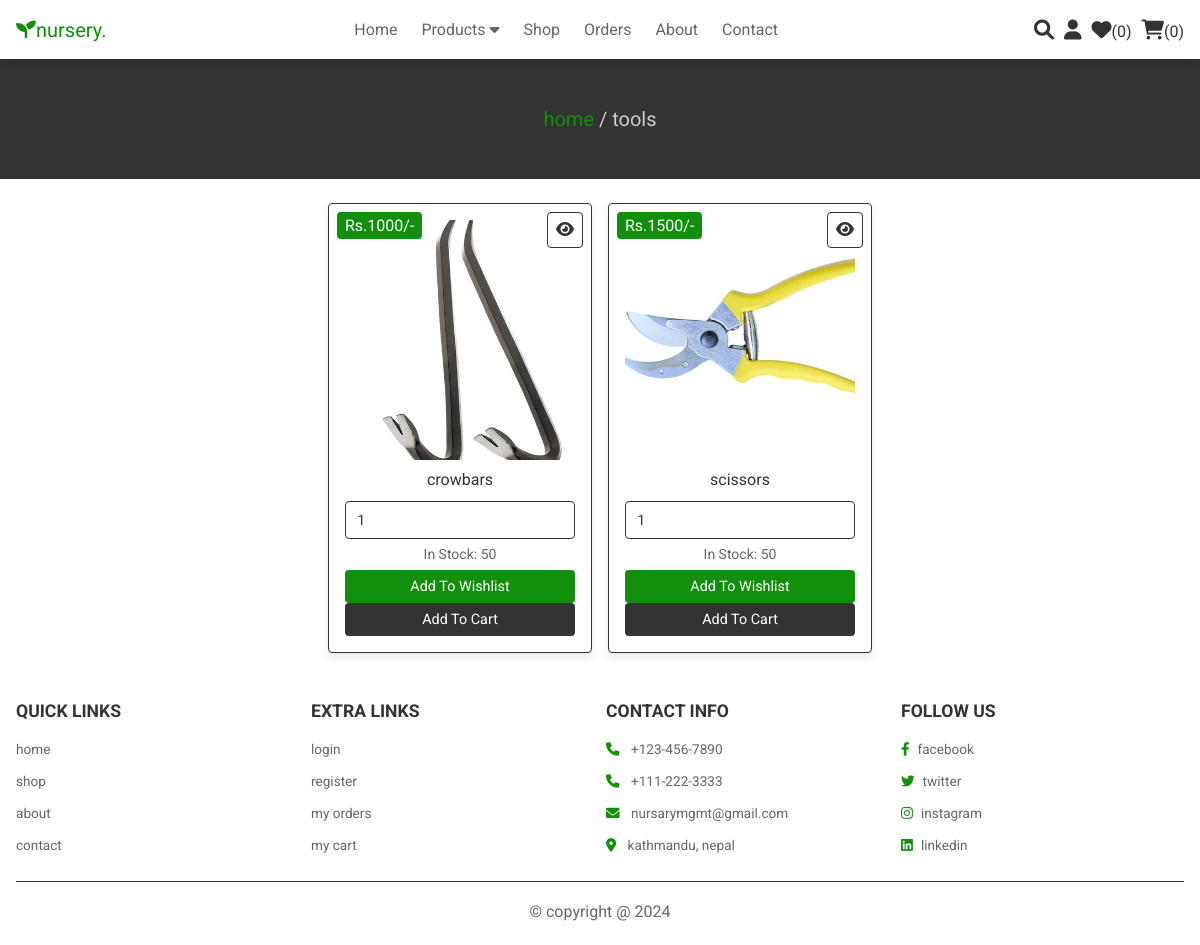
/tools.php, run on the app's committed database.
### tables this page shows
CREATE TABLE `products` (
  `id` int(100) NOT NULL,
  `name` varchar(100) NOT NULL,
  `category` varchar(100) NOT NULL,
  `details` varchar(500) NOT NULL,
  `price` int(100) NOT NULL,
  `stock_quantity` int(255) NOT NULL,
  `image` varchar(100) NOT NULL
);

### tools.php (the view, shortened to what this page needs)
<?php
@include 'config.php';
$select_products = mysqli_query($conn, "SELECT * FROM `products` WHERE category = 'tools'") or die('Query failed');
?>
<!DOCTYPE html>
<html lang="en">
<head>
   <link rel="stylesheet" href="https://cdnjs.cloudflare.com/ajax/libs/font-awesome/6.0.0/css/all.min.css">
   <link rel="stylesheet" href="css/style.css">
</head>
<body>
   <?php @include 'header.php'; ?>
   <section class="heading">
      <p> <a href="home.php">home</a> / tools </p>
   </section>
   <section class="products">
      <div class="box-container">
         <?php
         if (mysqli_num_rows($select_products) > 0) {
            while ($fetch_products = mysqli_fetch_assoc($select_products)) {
               $product_id = $fetch_products['id'];
               $product_name = $fetch_products['name'];
               $product_price = $fetch_products['price'];
               $product_image = $fetch_products['image'];
               $stock_quantity = $fetch_products['stock_quantity'];
               $out_of_stock = $stock_quantity <= 0;
         ?>
               <form action="" method="POST" class="box">
                  <a href="view_page.php?pid=<?php echo $product_id; ?>" class="fas fa-eye"></a>
                  <div class="price">Rs.<?php echo $product_price; ?>/-</div>
                  <img src="uploaded_img/<?php echo $product_image; ?>" alt="" class="image">
                  <div class="name"><?php echo $product_name; ?></div>
                  <?php if (!$out_of_stock) { ?>
                     <input type="number" name="product_quantity" value="1" min="1" max="<?php echo $stock_quantity; ?>" class="qty">
                  <?php } ?>
                   <p class="stock-quantity">In Stock: <?php echo $stock_quantity; ?></p>
                  <?php if ($out_of_stock) { ?>
                     <p class="out-of-stock">Out of Stock</p>
                  <?php } else { ?>
                     <input type="submit" value="add to wishlist" name="add_to_wishlist" class="option-btn">
                     <input type="submit" value="add to cart" name="add_to_cart" class="btn">
                  <?php } ?>
               </form>
         <?php
            }
         } else {
            echo '<p class="empty">No products in the "plants" category yet!</p>';
         }
         ?>
      </div>
   </section>
   <?php @include 'footer.php'; ?>
</body>
</html>

### css/style.css (style rules this page uses)
:root { --green: #12900d; --red: #c0392b; --orange: #12900d; --black: #333; --white: #fff; --light-color: #666; --light-white: #ccc; --light-bg: #f5f5f5; --border: 0.2rem solid var(--black); --box-shadow: 0 0.5rem 1rem rgba(0, 0, 0, 0.1); }
* { font-family: "roboto"; margin: 0; padding: 0; box-sizing: border-box; outline: none; border: none; text-decoration: none; transition: all 0.2s linear; }
html { font-size: 50%; overflow-x: hidden; scroll-behavior: smooth; scroll-padding-top: 6.5rem; }
body { background-image: url("images/slide2.jpg"); background-repeat: no-repeat; background-size: cover; }
section { padding: 3rem 2rem; }
.btn, .delete-btn, .option-btn { display: inline-block; border-radius: .5rem; margin-top: 1rem; font-size: 1.8rem; color:var(--white); cursor: pointer; padding:1rem 3rem; text-transform: capitalize; }
.btn { background-color: var(--green); }
.option-btn { background-color: var(--orange); }
.heading { display: flex; flex-flow: column; align-items: center; justify-content: center; gap: 1rem; background-color: var(--black); text-align: center; min-height: 15vh; }
.heading p { font-size: 2.5rem; color: var(--light-white); }
.heading p a { color: var(--green); }
.products .box-container { max-width: 1200px; margin: 0 auto; display: grid; grid-template-columns: repeat(auto-fit, 33rem); gap: 2rem; align-items: flex-start; justify-content: center; }
.products .box-container .box { background-color: var(--white); border: var(--border); box-shadow: var(--box-shadow); border-radius: 0.5rem; padding: 2rem; text-align: center; position: relative; }
.products .box-container .box .image { height: 30rem; width: 100%; object-fit: cover; }
.products .box-container .box .fa-eye, .products .box-container .box .price { position: absolute; top: 1rem; border-radius: 0.5rem; }
.products .box-container .box .price { background-color: var(--green); position: absolute; top: 1rem; left: 1rem; border-radius: 0.5rem; color: var(--white); padding: 0.5rem 1rem; font-size: 2rem; z-index: 1; }
.products .box-container .box .fa-eye { right: 1rem; height: 4.5rem; width: 4.5rem; line-height: 4.2rem; font-size: 2rem; background-color: var(--white); color: var(--black); border: var(--border); }
.products .box-container .box .name { margin: 1rem; font-size: 2rem; color: var(--black); }
.products .box-container .box .qty { width: 100%; padding: 1.2rem 1.4rem; font-size: 1.8rem; color: var(--black); border: var(--border); border-radius: 0.5rem; margin: 0.5rem 0; margin-bottom: 0.2rem }
.products .box-container .box .btn, .products .box-container .box .option-btn { width: 100%; }
.products .box-container .stock-quantity { font-size: 14px; color: #666; margin-top: 5px; }
input[type="text"], input[type="number"], input[type="email"], select { width: 100%; padding: 1rem; border: 1px solid #ccc; border-radius: 0.3rem; font-size: 1rem; outline-color: var(--green); }
input[type="text"], input[type="number"], input[type="email"], select { width: 100%; padding: 1rem; border: 1px solid #ccc; border-radius: 0.5rem; font-size: 1.5rem; }
.btn { background-color: #333; color: #fff; padding: 1rem 2rem; border: none; border-radius: 0.5rem; cursor: pointer; display: block; margin: 0 auto; }

### data on the page
products: price "1000", image (picture), name "crowbars", stock_quantity "50"
products: price "1500", image (picture), name "scissors", stock_quantity "50"

### other printed values
$wishlist_num_rows "0"
$cart_num_rows "0"
